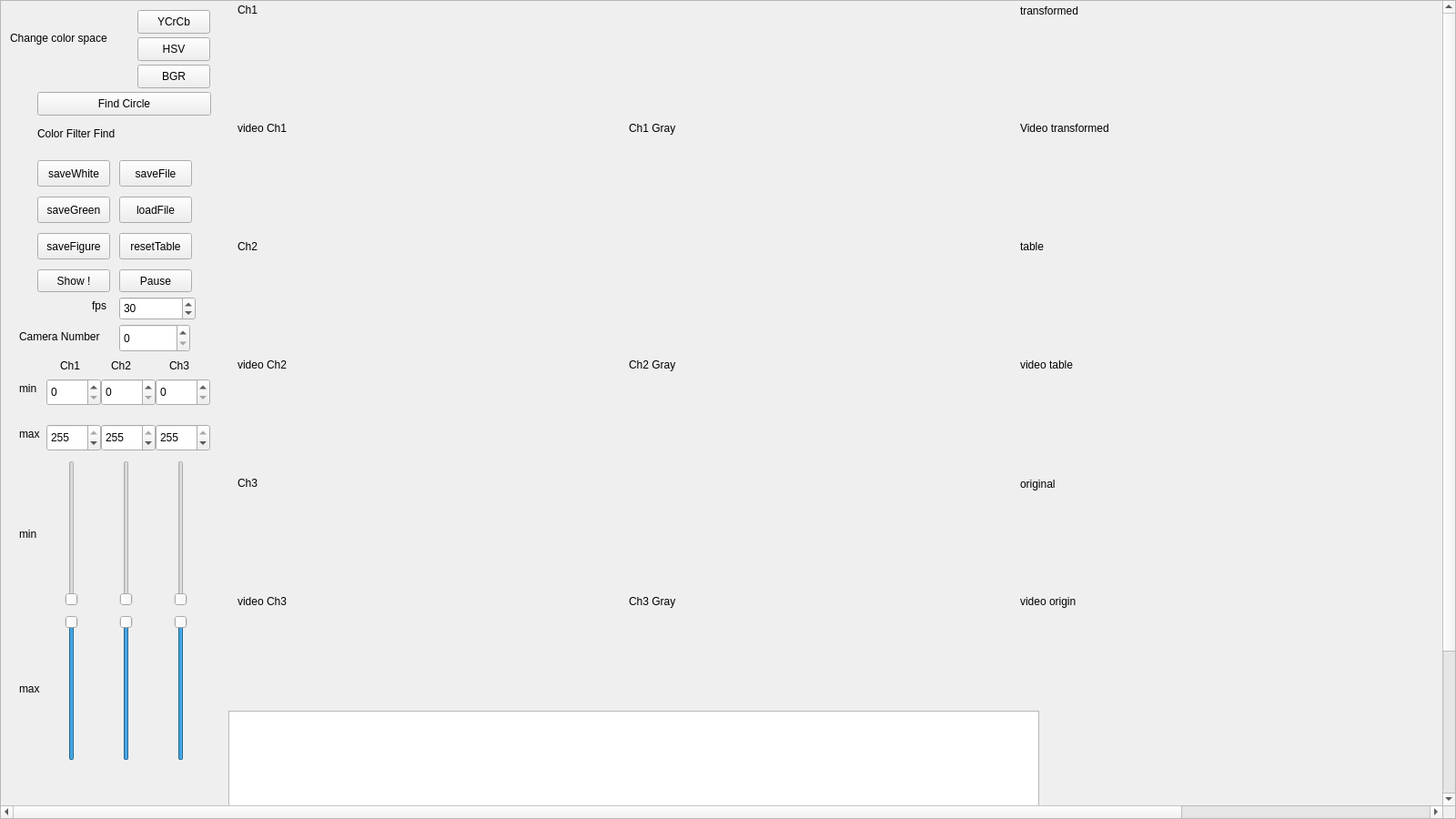
<?xml version="1.0" encoding="UTF-8"?>
<ui version="4.0">
 <class>Color_Thersholding_Program</class>
 <widget class="QMainWindow" name="Color_Thersholding_Program">
  <property name="geometry">
   <rect>
    <x>0</x>
    <y>0</y>
    <width>1600</width>
    <height>900</height>
   </rect>
  </property>
  <property name="mouseTracking">
   <bool>false</bool>
  </property>
  <property name="windowTitle">
   <string>Color Thersholding Program</string>
  </property>
  <widget class="QWidget" name="centralWidget">
   <widget class="QScrollArea" name="scrollArea">
    <property name="geometry">
     <rect>
      <x>0</x>
      <y>0</y>
      <width>1600</width>
      <height>900</height>
     </rect>
    </property>
    <property name="verticalScrollBarPolicy">
     <enum>Qt::ScrollBarAlwaysOn</enum>
    </property>
    <property name="horizontalScrollBarPolicy">
     <enum>Qt::ScrollBarAlwaysOn</enum>
    </property>
    <property name="widgetResizable">
     <bool>false</bool>
    </property>
    <widget class="QWidget" name="scrollAreaWidgetContents">
     <property name="geometry">
      <rect>
       <x>0</x>
       <y>0</y>
       <width>1920</width>
       <height>1080</height>
      </rect>
     </property>
     <widget class="QLabel" name="Title">
      <property name="geometry">
       <rect>
        <x>40</x>
        <y>135</y>
        <width>191</width>
        <height>21</height>
       </rect>
      </property>
      <property name="text">
       <string>Color Filter Find</string>
      </property>
     </widget>
     <widget class="QSpinBox" name="Box_Ch1_min">
      <property name="geometry">
       <rect>
        <x>50</x>
        <y>415</y>
        <width>60</width>
        <height>30</height>
       </rect>
      </property>
      <property name="minimumSize">
       <size>
        <width>60</width>
        <height>26</height>
       </size>
      </property>
      <property name="maximum">
       <number>255</number>
      </property>
      <property name="value">
       <number>0</number>
      </property>
     </widget>
     <widget class="QSpinBox" name="Box_Ch2_min">
      <property name="geometry">
       <rect>
        <x>110</x>
        <y>415</y>
        <width>60</width>
        <height>30</height>
       </rect>
      </property>
      <property name="minimumSize">
       <size>
        <width>60</width>
        <height>26</height>
       </size>
      </property>
      <property name="maximum">
       <number>255</number>
      </property>
      <property name="value">
       <number>0</number>
      </property>
     </widget>
     <widget class="QSpinBox" name="Box_Ch3_min">
      <property name="geometry">
       <rect>
        <x>170</x>
        <y>415</y>
        <width>60</width>
        <height>30</height>
       </rect>
      </property>
      <property name="minimumSize">
       <size>
        <width>60</width>
        <height>26</height>
       </size>
      </property>
      <property name="maximum">
       <number>255</number>
      </property>
      <property name="value">
       <number>0</number>
      </property>
     </widget>
     <widget class="QLabel" name="Color_1">
      <property name="geometry">
       <rect>
        <x>65</x>
        <y>390</y>
        <width>31</width>
        <height>21</height>
       </rect>
      </property>
      <property name="text">
       <string>Ch1</string>
      </property>
     </widget>
     <widget class="QLabel" name="Color_2">
      <property name="geometry">
       <rect>
        <x>121</x>
        <y>390</y>
        <width>31</width>
        <height>21</height>
       </rect>
      </property>
      <property name="text">
       <string>Ch2</string>
      </property>
     </widget>
     <widget class="QLabel" name="Color_3">
      <property name="geometry">
       <rect>
        <x>185</x>
        <y>390</y>
        <width>31</width>
        <height>21</height>
       </rect>
      </property>
      <property name="text">
       <string>Ch3</string>
      </property>
     </widget>
     <widget class="QSpinBox" name="Box_Ch1_max">
      <property name="enabled">
       <bool>true</bool>
      </property>
      <property name="geometry">
       <rect>
        <x>50</x>
        <y>465</y>
        <width>60</width>
        <height>30</height>
       </rect>
      </property>
      <property name="minimumSize">
       <size>
        <width>60</width>
        <height>26</height>
       </size>
      </property>
      <property name="maximum">
       <number>255</number>
      </property>
      <property name="value">
       <number>255</number>
      </property>
     </widget>
     <widget class="QSpinBox" name="Box_Ch2_max">
      <property name="geometry">
       <rect>
        <x>110</x>
        <y>465</y>
        <width>60</width>
        <height>30</height>
       </rect>
      </property>
      <property name="minimumSize">
       <size>
        <width>60</width>
        <height>26</height>
       </size>
      </property>
      <property name="maximum">
       <number>255</number>
      </property>
      <property name="value">
       <number>255</number>
      </property>
     </widget>
     <widget class="QSpinBox" name="Box_Ch3_max">
      <property name="geometry">
       <rect>
        <x>170</x>
        <y>465</y>
        <width>60</width>
        <height>30</height>
       </rect>
      </property>
      <property name="minimumSize">
       <size>
        <width>60</width>
        <height>26</height>
       </size>
      </property>
      <property name="maximum">
       <number>255</number>
      </property>
      <property name="value">
       <number>255</number>
      </property>
     </widget>
     <widget class="QLabel" name="label_Box_min">
      <property name="geometry">
       <rect>
        <x>20</x>
        <y>415</y>
        <width>31</width>
        <height>21</height>
       </rect>
      </property>
      <property name="text">
       <string>min</string>
      </property>
     </widget>
     <widget class="QLabel" name="lable_Box_max">
      <property name="geometry">
       <rect>
        <x>20</x>
        <y>465</y>
        <width>31</width>
        <height>21</height>
       </rect>
      </property>
      <property name="text">
       <string>max</string>
      </property>
     </widget>
     <widget class="QLabel" name="video_Ch1">
      <property name="geometry">
       <rect>
        <x>260</x>
        <y>20</y>
        <width>320</width>
        <height>240</height>
       </rect>
      </property>
      <property name="text">
       <string>video Ch1</string>
      </property>
     </widget>
     <widget class="QLabel" name="video_Ch2">
      <property name="geometry">
       <rect>
        <x>260</x>
        <y>280</y>
        <width>320</width>
        <height>240</height>
       </rect>
      </property>
      <property name="text">
       <string>video Ch2</string>
      </property>
     </widget>
     <widget class="QLabel" name="video_Ch3">
      <property name="geometry">
       <rect>
        <x>260</x>
        <y>540</y>
        <width>320</width>
        <height>240</height>
       </rect>
      </property>
      <property name="text">
       <string>video Ch3</string>
      </property>
     </widget>
     <widget class="QLabel" name="video_original">
      <property name="geometry">
       <rect>
        <x>1120</x>
        <y>540</y>
        <width>320</width>
        <height>240</height>
       </rect>
      </property>
      <property name="text">
       <string>video origin</string>
      </property>
     </widget>
     <widget class="QLabel" name="label_Ch1">
      <property name="geometry">
       <rect>
        <x>260</x>
        <y>0</y>
        <width>60</width>
        <height>20</height>
       </rect>
      </property>
      <property name="text">
       <string>Ch1</string>
      </property>
     </widget>
     <widget class="QLabel" name="label_Ch2">
      <property name="geometry">
       <rect>
        <x>260</x>
        <y>260</y>
        <width>60</width>
        <height>20</height>
       </rect>
      </property>
      <property name="text">
       <string>Ch2</string>
      </property>
     </widget>
     <widget class="QLabel" name="label_Ch3">
      <property name="geometry">
       <rect>
        <x>260</x>
        <y>520</y>
        <width>60</width>
        <height>20</height>
       </rect>
      </property>
      <property name="text">
       <string>Ch3</string>
      </property>
     </widget>
     <widget class="QLabel" name="label_origin">
      <property name="geometry">
       <rect>
        <x>1120</x>
        <y>520</y>
        <width>59</width>
        <height>21</height>
       </rect>
      </property>
      <property name="text">
       <string>original</string>
      </property>
     </widget>
     <widget class="QSlider" name="Slider_Ch1_min">
      <property name="geometry">
       <rect>
        <x>70</x>
        <y>505</y>
        <width>16</width>
        <height>160</height>
       </rect>
      </property>
      <property name="maximum">
       <number>255</number>
      </property>
      <property name="value">
       <number>0</number>
      </property>
      <property name="orientation">
       <enum>Qt::Vertical</enum>
      </property>
     </widget>
     <widget class="QSlider" name="Slider_Ch1_max">
      <property name="geometry">
       <rect>
        <x>70</x>
        <y>675</y>
        <width>16</width>
        <height>160</height>
       </rect>
      </property>
      <property name="maximum">
       <number>255</number>
      </property>
      <property name="value">
       <number>255</number>
      </property>
      <property name="orientation">
       <enum>Qt::Vertical</enum>
      </property>
     </widget>
     <widget class="QSlider" name="Slider_Ch2_max">
      <property name="geometry">
       <rect>
        <x>130</x>
        <y>675</y>
        <width>16</width>
        <height>160</height>
       </rect>
      </property>
      <property name="maximum">
       <number>255</number>
      </property>
      <property name="value">
       <number>255</number>
      </property>
      <property name="sliderPosition">
       <number>255</number>
      </property>
      <property name="orientation">
       <enum>Qt::Vertical</enum>
      </property>
     </widget>
     <widget class="QSlider" name="Slider_Ch2_min">
      <property name="geometry">
       <rect>
        <x>130</x>
        <y>505</y>
        <width>16</width>
        <height>160</height>
       </rect>
      </property>
      <property name="maximum">
       <number>255</number>
      </property>
      <property name="value">
       <number>0</number>
      </property>
      <property name="orientation">
       <enum>Qt::Vertical</enum>
      </property>
     </widget>
     <widget class="QSlider" name="Slider_Ch3_max">
      <property name="geometry">
       <rect>
        <x>190</x>
        <y>675</y>
        <width>16</width>
        <height>160</height>
       </rect>
      </property>
      <property name="maximum">
       <number>255</number>
      </property>
      <property name="value">
       <number>255</number>
      </property>
      <property name="orientation">
       <enum>Qt::Vertical</enum>
      </property>
     </widget>
     <widget class="QSlider" name="Slider_Ch3_min">
      <property name="geometry">
       <rect>
        <x>190</x>
        <y>505</y>
        <width>16</width>
        <height>160</height>
       </rect>
      </property>
      <property name="maximum">
       <number>255</number>
      </property>
      <property name="value">
       <number>0</number>
      </property>
      <property name="orientation">
       <enum>Qt::Vertical</enum>
      </property>
     </widget>
     <widget class="QLabel" name="label">
      <property name="geometry">
       <rect>
        <x>20</x>
        <y>575</y>
        <width>59</width>
        <height>21</height>
       </rect>
      </property>
      <property name="text">
       <string>min</string>
      </property>
     </widget>
     <widget class="QLabel" name="label_2">
      <property name="geometry">
       <rect>
        <x>20</x>
        <y>745</y>
        <width>59</width>
        <height>21</height>
       </rect>
      </property>
      <property name="text">
       <string>max</string>
      </property>
     </widget>
     <widget class="QLabel" name="label_origin_2">
      <property name="geometry">
       <rect>
        <x>1120</x>
        <y>0</y>
        <width>161</width>
        <height>21</height>
       </rect>
      </property>
      <property name="text">
       <string>transformed</string>
      </property>
     </widget>
     <widget class="QLabel" name="video_global">
      <property name="geometry">
       <rect>
        <x>1120</x>
        <y>20</y>
        <width>320</width>
        <height>240</height>
       </rect>
      </property>
      <property name="text">
       <string>Video transformed</string>
      </property>
     </widget>
     <widget class="QPushButton" name="button_saveWhite">
      <property name="geometry">
       <rect>
        <x>40</x>
        <y>175</y>
        <width>80</width>
        <height>29</height>
       </rect>
      </property>
      <property name="text">
       <string>saveWhite</string>
      </property>
     </widget>
     <widget class="QPushButton" name="button_saveGreen">
      <property name="geometry">
       <rect>
        <x>40</x>
        <y>215</y>
        <width>80</width>
        <height>29</height>
       </rect>
      </property>
      <property name="text">
       <string>saveGreen</string>
      </property>
     </widget>
     <widget class="QPushButton" name="button_saveFigure">
      <property name="geometry">
       <rect>
        <x>40</x>
        <y>255</y>
        <width>80</width>
        <height>29</height>
       </rect>
      </property>
      <property name="text">
       <string>saveFigure</string>
      </property>
     </widget>
     <widget class="QPushButton" name="button_saveFile">
      <property name="geometry">
       <rect>
        <x>130</x>
        <y>175</y>
        <width>80</width>
        <height>29</height>
       </rect>
      </property>
      <property name="text">
       <string>saveFile</string>
      </property>
     </widget>
     <widget class="QPushButton" name="button_loadFile">
      <property name="geometry">
       <rect>
        <x>130</x>
        <y>215</y>
        <width>80</width>
        <height>29</height>
       </rect>
      </property>
      <property name="text">
       <string>loadFile</string>
      </property>
     </widget>
     <widget class="QPushButton" name="button_resetTable">
      <property name="geometry">
       <rect>
        <x>130</x>
        <y>255</y>
        <width>80</width>
        <height>29</height>
       </rect>
      </property>
      <property name="text">
       <string>resetTable</string>
      </property>
     </widget>
     <widget class="QLabel" name="video_Table_Filtered">
      <property name="geometry">
       <rect>
        <x>1120</x>
        <y>280</y>
        <width>320</width>
        <height>240</height>
       </rect>
      </property>
      <property name="text">
       <string>video table</string>
      </property>
     </widget>
     <widget class="QLabel" name="label_table">
      <property name="geometry">
       <rect>
        <x>1120</x>
        <y>260</y>
        <width>60</width>
        <height>20</height>
       </rect>
      </property>
      <property name="text">
       <string>table</string>
      </property>
     </widget>
     <widget class="QPushButton" name="button_start">
      <property name="geometry">
       <rect>
        <x>40</x>
        <y>295</y>
        <width>80</width>
        <height>25</height>
       </rect>
      </property>
      <property name="text">
       <string>Show !</string>
      </property>
     </widget>
     <widget class="QSpinBox" name="spinbox_fps">
      <property name="geometry">
       <rect>
        <x>130</x>
        <y>325</y>
        <width>84</width>
        <height>26</height>
       </rect>
      </property>
      <property name="minimum">
       <number>1</number>
      </property>
      <property name="maximum">
       <number>150</number>
      </property>
      <property name="value">
       <number>30</number>
      </property>
     </widget>
     <widget class="QLabel" name="label_Time_Interval">
      <property name="geometry">
       <rect>
        <x>100</x>
        <y>325</y>
        <width>31</width>
        <height>20</height>
       </rect>
      </property>
      <property name="text">
       <string>fps</string>
      </property>
     </widget>
     <widget class="QPushButton" name="button_pause">
      <property name="geometry">
       <rect>
        <x>130</x>
        <y>295</y>
        <width>80</width>
        <height>25</height>
       </rect>
      </property>
      <property name="text">
       <string>Pause</string>
      </property>
     </widget>
     <widget class="QSpinBox" name="spinbox_camera">
      <property name="geometry">
       <rect>
        <x>130</x>
        <y>355</y>
        <width>78</width>
        <height>31</height>
       </rect>
      </property>
      <property name="maximum">
       <number>20</number>
      </property>
     </widget>
     <widget class="QLabel" name="label_3">
      <property name="geometry">
       <rect>
        <x>20</x>
        <y>360</y>
        <width>111</width>
        <height>17</height>
       </rect>
      </property>
      <property name="text">
       <string>Camera Number</string>
      </property>
     </widget>
     <widget class="QLabel" name="video_Ch1_GRAY">
      <property name="geometry">
       <rect>
        <x>690</x>
        <y>20</y>
        <width>320</width>
        <height>240</height>
       </rect>
      </property>
      <property name="text">
       <string>Ch1 Gray</string>
      </property>
     </widget>
     <widget class="QLabel" name="video_Ch2_GRAY">
      <property name="geometry">
       <rect>
        <x>690</x>
        <y>280</y>
        <width>320</width>
        <height>240</height>
       </rect>
      </property>
      <property name="text">
       <string>Ch2 Gray</string>
      </property>
     </widget>
     <widget class="QLabel" name="video_Ch3_GRAY">
      <property name="geometry">
       <rect>
        <x>690</x>
        <y>540</y>
        <width>320</width>
        <height>240</height>
       </rect>
      </property>
      <property name="text">
       <string>Ch3 Gray</string>
      </property>
     </widget>
     <widget class="QPushButton" name="changeto_YCrCb">
      <property name="geometry">
       <rect>
        <x>150</x>
        <y>10</y>
        <width>80</width>
        <height>26</height>
       </rect>
      </property>
      <property name="text">
       <string>YCrCb</string>
      </property>
     </widget>
     <widget class="QPushButton" name="changeto_HSV">
      <property name="geometry">
       <rect>
        <x>150</x>
        <y>40</y>
        <width>80</width>
        <height>26</height>
       </rect>
      </property>
      <property name="text">
       <string>HSV</string>
      </property>
     </widget>
     <widget class="QPushButton" name="changeto_BGR">
      <property name="geometry">
       <rect>
        <x>150</x>
        <y>70</y>
        <width>80</width>
        <height>26</height>
       </rect>
      </property>
      <property name="text">
       <string>BGR</string>
      </property>
     </widget>
     <widget class="QLabel" name="label_4">
      <property name="geometry">
       <rect>
        <x>10</x>
        <y>30</y>
        <width>131</width>
        <height>21</height>
       </rect>
      </property>
      <property name="text">
       <string>Change color space</string>
      </property>
     </widget>
     <widget class="QTextBrowser" name="notification">
      <property name="geometry">
       <rect>
        <x>250</x>
        <y>780</y>
        <width>891</width>
        <height>200</height>
       </rect>
      </property>
     </widget>
     <widget class="QPushButton" name="pushButton">
      <property name="geometry">
       <rect>
        <x>40</x>
        <y>100</y>
        <width>191</width>
        <height>26</height>
       </rect>
      </property>
      <property name="text">
       <string>Find Circle</string>
      </property>
     </widget>
    </widget>
   </widget>
  </widget>
 </widget>
 <layoutdefault spacing="6" margin="11"/>
 <resources/>
 <connections/>
</ui>
